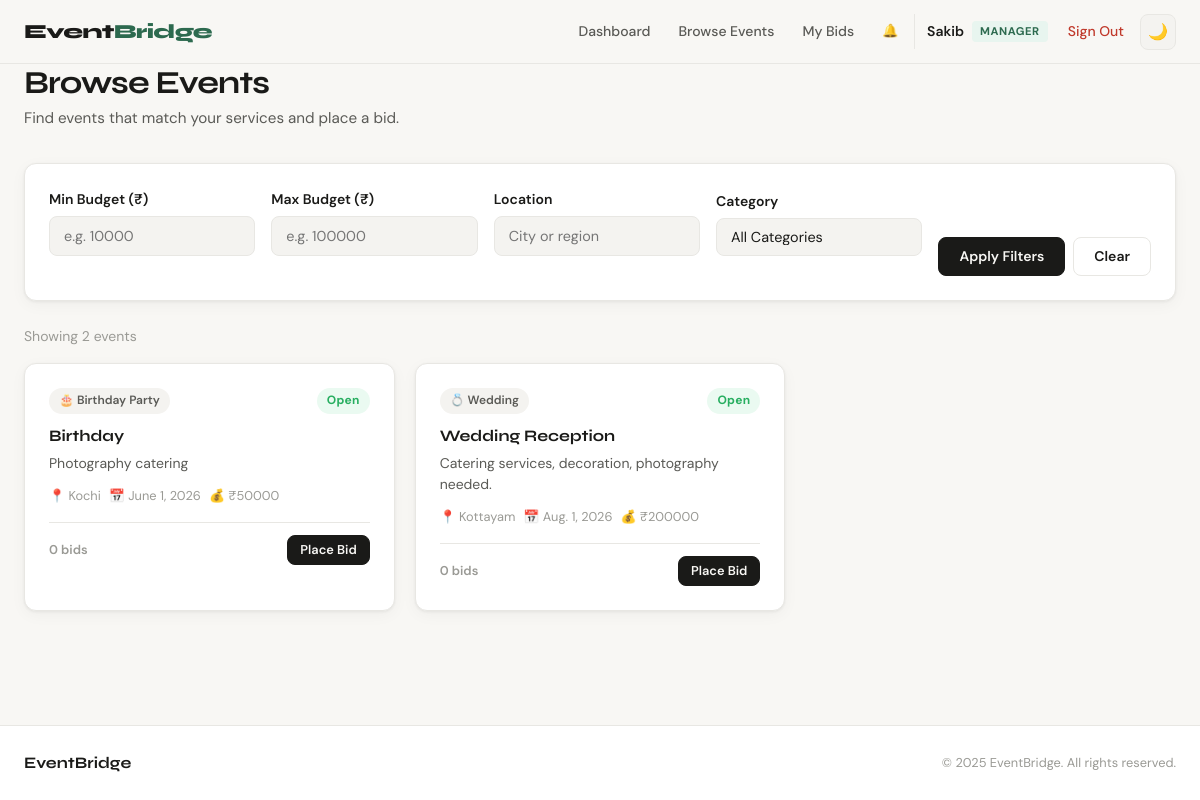
Screenshot of /events/available/ (signed in) with the database file from the repository.
### apps/users/models.py (models this page shows, shortened)
class CustomUser(AbstractUser):
    ROLE_CHOICES = [
        ('admin', 'Admin'),
        ('customer', 'Customer'),
        ('manager', 'Manager'),
    ]
    role = models.CharField(max_length=20, choices=ROLE_CHOICES, default='customer')
    phone = models.CharField(max_length=20, blank=True)
    city = models.CharField(max_length=100, blank=True)
    def is_manager(self):
        return self.role == 'manager'

### apps/events/models.py (models this page shows, shortened)
class Event(models.Model):
    STATUS_CHOICES = [
        ('open', 'Open for Bids'),
        ('in_review', 'Reviewing Bids'),
        ('assigned', 'Manager Assigned'),
        ('in_progress', 'In Progress'),
        ('completed', 'Completed'),
        ('cancelled', 'Cancelled'),
    ]
    organizer = models.ForeignKey(
        settings.AUTH_USER_MODEL,
        on_delete=models.CASCADE,
        related_name='organized_events'
    )
    title = models.CharField(max_length=200)
    description = models.TextField()
    category = models.ForeignKey(Category, on_delete=models.SET_NULL, null=True, related_name='events')
    budget = models.DecimalField(max_digits=10, decimal_places=2)
    location = models.CharField(max_length=200)
    event_date = models.DateField()
    status = models.CharField(max_length=20, choices=STATUS_CHOICES, default='open')
    assigned_manager = models.ForeignKey(
        settings.AUTH_USER_MODEL,
        on_delete=models.SET_NULL,
        null=True, blank=True,
        related_name='assigned_events'
    )
    created_at = models.DateTimeField(auto_now_add=True)
    updated_at = models.DateTimeField(auto_now=True)
    class Meta:
        ordering = ['-created_at']
    def get_bid_count(self):
        return self.bids.count()

class Category(models.Model):
    name = models.CharField(max_length=100, unique=True)
    description = models.TextField(blank=True)
    icon = models.CharField(max_length=50, default='🎉')
    created_at = models.DateTimeField(auto_now_add=True)
    class Meta:
        verbose_name_plural = "Categories"

### apps/events/views.py (the view)
# urls.py: path('available/', views.event_list_manager, name='available_events'),
@login_required
def event_list_manager(request):
    if not request.user.is_manager():
        return redirect('dashboard')
    events = Event.objects.filter(status='open').exclude(bids__manager=request.user)
    budget_min = request.GET.get('budget_min', '')
    budget_max = request.GET.get('budget_max', '')
    location = request.GET.get('location', '')
    category = request.GET.get('category', '')
    if budget_min:
        events = events.filter(budget__gte=budget_min)
    if budget_max:
        events = events.filter(budget__lte=budget_max)
    if location:
        events = events.filter(location__icontains=location)
    if category:
        events = events.filter(category_id=category)
    categories = Category.objects.all()
    return render(request, 'events/event_list_manager.html', {
        'events': events,
        'categories': categories,
        'filters': {
            'budget_min': budget_min,
            'budget_max': budget_max,
            'location': location,
            'category': category,
        }
    })

### templates/events/event_list_manager.html (shortened to what this page needs)
{% extends 'base.html' %}
{% block content %}
<div class="container">
    <div class="page-header">
        <div>
            <h1>Browse Events</h1>
            <p class="page-sub">Find events that match your services and place a bid.</p>
        </div>
    </div>
    <div class="filter-card card">
        <form method="get" class="filter-form-grid">
            <div class="form-group">
                <label class="form-label">Min Budget (₹)</label>
                <input type="number" name="budget_min" value="{{ filters.budget_min }}" class="form-control" placeholder="e.g. 10000">
            </div>
            <div class="form-group">
                <label class="form-label">Max Budget (₹)</label>
                <input type="number" name="budget_max" value="{{ filters.budget_max }}" class="form-control" placeholder="e.g. 100000">
            </div>
            <div class="form-group">
                <label class="form-label">Location</label>
                <input type="text" name="location" value="{{ filters.location }}" class="form-control" placeholder="City or region">
            </div>
            <div class="form-group">
                <label class="form-label">Category</label>
                <select name="category" class="form-control">
                    <option value="">All Categories</option>
                </select>
            </div>
            <div class="filter-actions">
                <button type="submit" class="btn btn-primary">Apply Filters</button>
                <a href="{% url 'available_events' %}" class="btn btn-outline">Clear</a>
            </div>
        </form>
    </div>
    {% if events %}
    <div class="events-count">Showing {{ events.count }} event{{ events.count|pluralize }}</div>
    <div class="cards-grid cards-grid-3">
        {% for event in events %}
        <div class="card event-card">
            <div class="card-header">
                <span class="category-badge">{{ event.category.icon }} {{ event.category.name }}</span>
                <span class="status-badge status-open">Open</span>
            </div>
            <h3 class="card-title">{{ event.title }}</h3>
            <p class="card-text">{{ event.description|truncatechars:100 }}</p>
            <div class="card-meta">
                <span>📍 {{ event.location }}</span>
                <span>📅 {{ event.event_date }}</span>
                <span>💰 ₹{{ event.budget|floatformat:0 }}</span>
            </div>
            <div class="card-footer">
                <span class="bid-count">{{ event.get_bid_count }} bid{{ event.get_bid_count|pluralize }}</span>
                <a href="{% url 'place_bid' event.pk %}" class="btn btn-sm btn-primary">Place Bid</a>
            </div>
        </div>
        {% endfor %}
    </div>
    {% else %}
    <div class="empty-state">
        <div class="empty-icon">🔍</div>
        <h3>No events found</h3>
        <p>Try adjusting your filters or check back later for new events.</p>
    </div>
    {% endif %}
</div>
{% endblock %}

### templates/base.html (shortened to what this page needs)
<!DOCTYPE html>
<html lang="en" data-theme="light">
<head>
    <link rel="stylesheet" href="/static/css/main.css">
</head>
<body>
<nav class="navbar">
    <div class="nav-inner">
        <a href="/" class="nav-logo">Event<span>Bridge</span></a>
        <div class="nav-links">
            {% if user.is_authenticated %}
                {% if user.role == 'customer' %}
                    <a href="{% url 'customer_dashboard' %}" class="nav-link">Dashboard</a>
                    <a href="{% url 'my_events' %}" class="nav-link">My Events</a>
                    <a href="{% url 'create_event' %}" class="nav-link nav-cta">+ New Event</a>
                {% elif user.role == 'manager' %}
                    <a href="{% url 'manager_dashboard' %}" class="nav-link">Dashboard</a>
                    <a href="{% url 'available_events' %}" class="nav-link">Browse Events</a>
                    <a href="{% url 'my_bids' %}" class="nav-link">My Bids</a>
                {% else %}
                    <a href="{% url 'admin_dashboard' %}" class="nav-link">Admin Panel</a>
                    <a href="{% url 'manage_users' %}" class="nav-link">Users</a>
                    <a href="{% url 'all_events_admin' %}" class="nav-link">Events</a>
                    <a href="{% url 'manage_categories' %}" class="nav-link">Categories</a>
                {% endif %}
                <a href="{% url 'notifications' %}" class="nav-link notif-link">
                    🔔 <span id="notif-badge" class="notif-badge hidden">0</span>
                </a>
                <div class="nav-user">
                    <span class="user-name">{{ user.first_name|default:user.username }}</span>
                    <span class="user-role-badge role-{{ user.role }}">{{ user.role }}</span>
                    <a href="{% url 'logout' %}" class="nav-link logout-btn">Sign Out</a>
                </div>
            {% else %}
                <a href="{% url 'login' %}" class="nav-link">Sign In</a>
                <a href="{% url 'register_customer' %}" class="nav-link nav-cta">Get Started</a>
            {% endif %}
            <button class="theme-toggle" id="themeToggle" title="Toggle dark mode">🌙</button>
        </div>
    </div>
</nav>
<div class="content-wrap">
    {% block content %}{% endblock %}
</div>
<footer class="footer">
    <div class="footer-inner">
        <span class="footer-brand">Event<strong>Bridge</strong></span>
        <span class="footer-copy">© 2025 EventBridge. All rights reserved.</span>
    </div>
</footer>
</body>
</html>

### rows the page displays
CustomUser: first_name "Sakib", role "MANAGER"
Event: category.icon "🎂", category.name "Birthday Party", title "Birthday", description "Photography catering", location "Kochi", event_date "June 1, 2026", budget "50000", get_bid_count "0"
Event: category.icon "💍", category.name "Wedding", title "Wedding Reception", description "Catering services, decoration, photography needed.", location "Kottayam", event_date "Aug. 1, 2026", budget "200000", get_bid_count "0"

### other values shown
{{ events.count }} "2"
